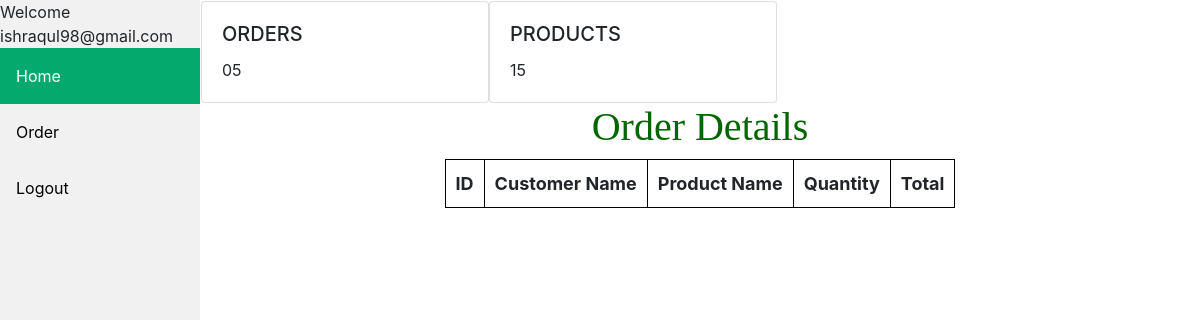
The app's page /dash.php (signed in), older data.
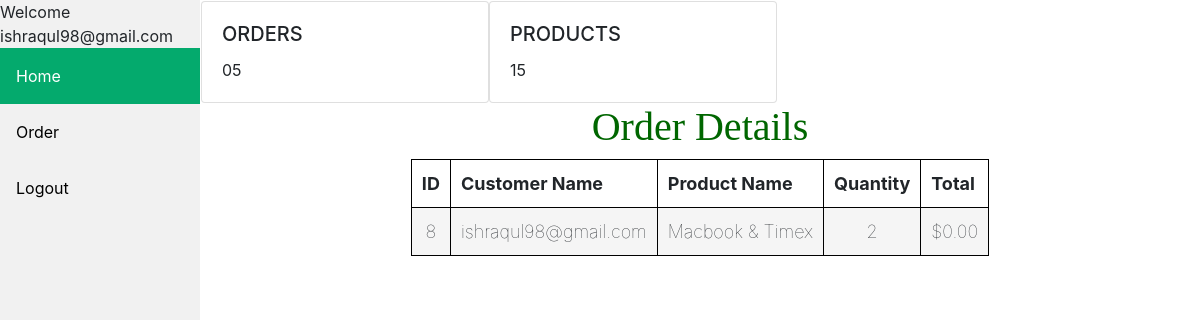
The same page, newer data.
### tables this page shows
CREATE TABLE `order_details` (
  `ID` int(200) NOT NULL,
  `name` varchar(500) NOT NULL,
  `product_name` varchar(200) NOT NULL,
  `quantity` varchar(200) NOT NULL,
  `total` varchar(500) NOT NULL
);

### dash.php (the view, shortened to what this page needs)
<!DOCTYPE html>
<html>
<head>
<link rel="stylesheet" href="css/sidebar.css">
<link rel="stylesheet" href="css/tab.css">
<link rel="stylesheet" href="https://maxcdn.bootstrapcdn.com/bootstrap/4.5.2/css/bootstrap.min.css">
</head>
<body>
<div class="sidebar">
      <?php echo " Welcome " . $_SESSION['user']; ?>
  <a class="active" href="main.php">Home</a>
  <a href="dash.php">Order</a>
  <a href="logout.php">Logout</a>
</div>
<div class="content">
  <div class = row >
      <div class="card" style="width: 18rem;">
      <div class="card-body">
        <h5 class="card-title">ORDERS</h5>
        <p class="card-text">05</p>
      </div>
    </div>
    <div class="card" style="width: 18rem;">
      <div class="card-body">
        <h5 class="card-title">PRODUCTS</h5>
        <p class="card-text">15</p>
      </div>
    </div>
    </div>
<section>
              <h1>Order Details</h1>
            <table>
                  <tr>
                        <th>ID</th>
                        <th>Customer Name</th>
                        <th>Product Name</th>
                        <th>Quantity</th>
                        <th>Total</th>
                  </tr>
  <?php
@include'dbconnect.php';
  $get_info = "SELECT * FROM order_details WHERE `name` = '$_SESSION[user]'";
  $result =mysqli_query($conn,$get_info);
  if(mysqli_num_rows($result) > 0){
     while($row = mysqli_fetch_array($result)){
    ?>
<tr>
                        <td><?php echo $row['ID']; ?></td>
                        <td><?php echo $row['name']; ?></td>
                        <td><?php echo $row['product_name']; ?></td>
                        <td><?php echo $row['quantity']; ?></td>
                        <td>$<?php echo $row['total']; ?></td>
                  </tr>
      <?php
      }
      }
      ?>
</section>
</div>
</body>
</html>

Row changes from the older to the newer data that the page shows:
added order_details: ID "8", name "ishraqul98@gmail.com", product_name "Macbook & Timex", quantity "2", total "0.00"
